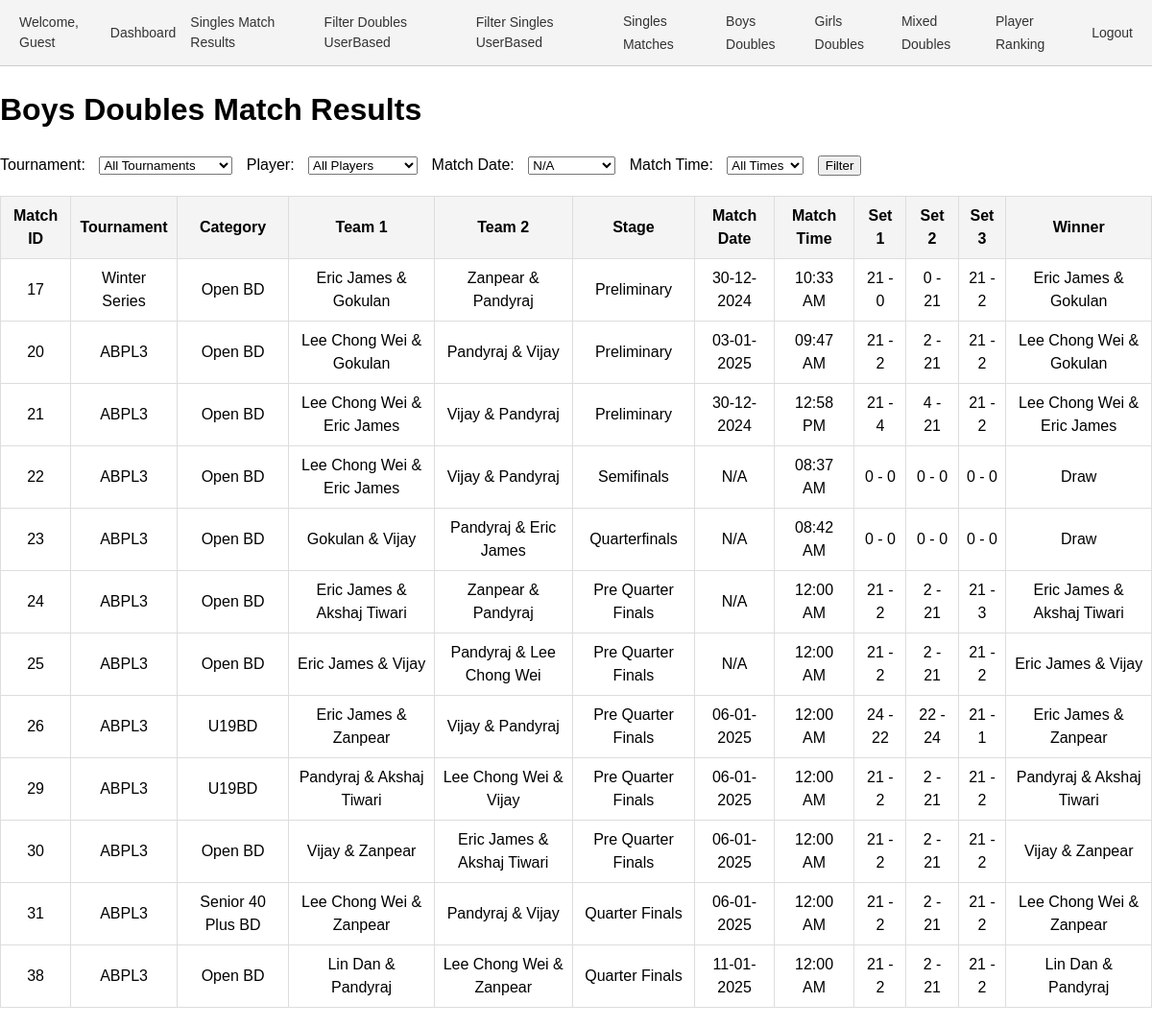
/results_bd.php, run on an earlier commit of the app's database.
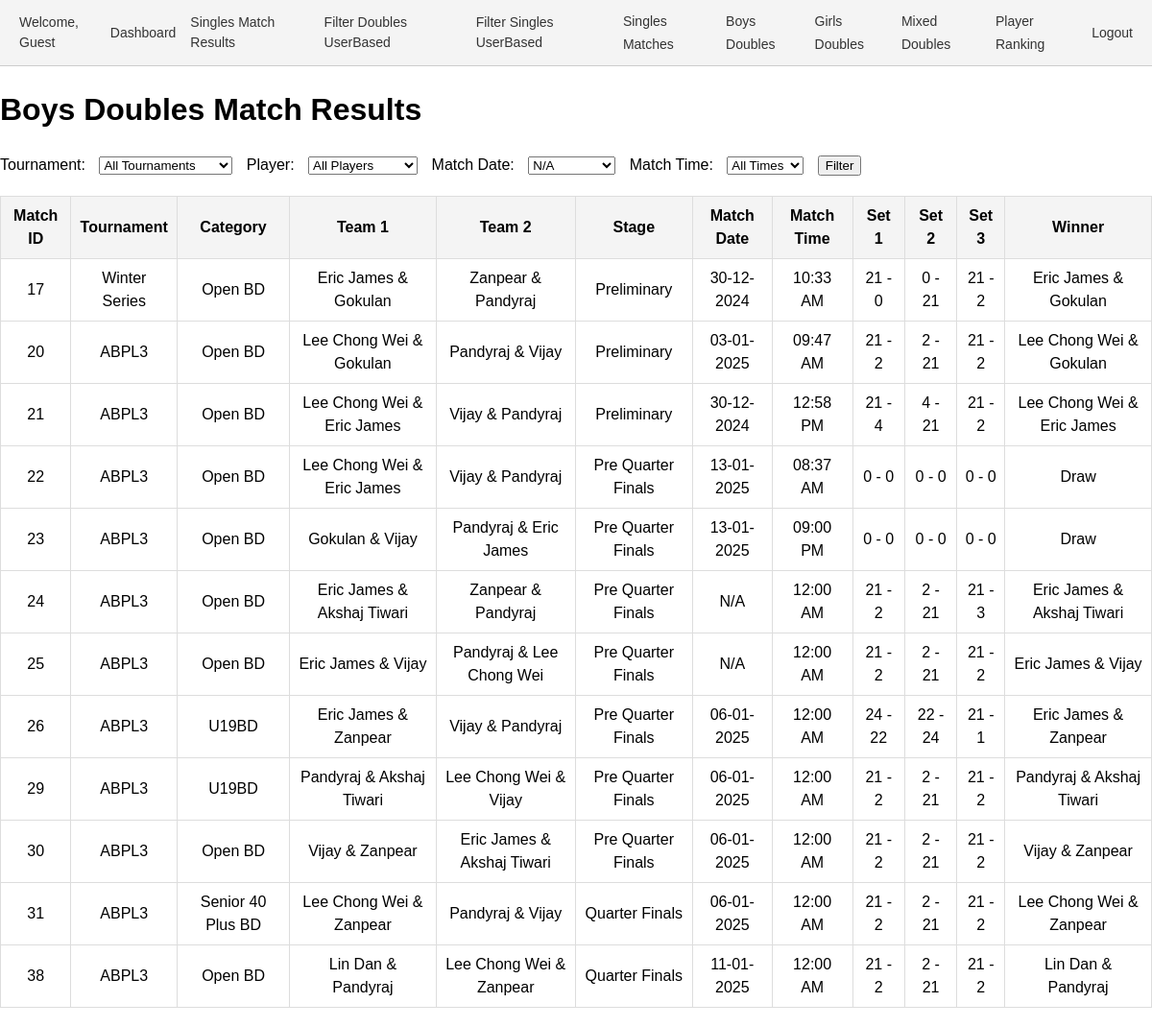
And on a later commit of the database.
### tables this page shows
CREATE TABLE `matches` (
  `id` int(11) NOT NULL,
  `tournament_id` int(11) NOT NULL,
  `category_id` int(11) NOT NULL,
  `pool` enum('A','B') DEFAULT NULL,
  `player1_id` int(11) DEFAULT NULL,
  `player2_id` int(11) DEFAULT NULL,
  `pre_quarter` tinyint(1) DEFAULT 0,
  `quarter` tinyint(1) DEFAULT 0,
  `semi` tinyint(1) DEFAULT 0,
  `final` tinyint(1) DEFAULT 0,
  `set1_player1_points` int(11) DEFAULT 0,
  `set1_player2_points` int(11) DEFAULT 0,
  `set2_player1_points` int(11) DEFAULT 0,
  `set2_player2_points` int(11) DEFAULT 0,
  `set3_player1_points` int(11) DEFAULT 0,
  `set3_player2_points` int(11) DEFAULT 0,
  `created_by` int(11) DEFAULT NULL,
  `stage` varchar(22) NOT NULL,
  `match_date` date DEFAULT NULL,
  `match_time` varchar(255) NOT NULL,
  `date` date DEFAULT NULL,
  `team1_player1_id` int(11) NOT NULL DEFAULT 0,
  `team1_player2_id` int(11) NOT NULL DEFAULT 0,
  `team2_player1_id` int(11) DEFAULT 0,
  `team2_player2_id` int(11) DEFAULT 0,
  `set1_team1_points` int(11) NOT NULL DEFAULT 0,
  `set1_team2_points` int(11) DEFAULT 0,
  `set2_team1_points` int(11) DEFAULT 0,
  `set2_team2_points` int(11) DEFAULT 0,
  `set3_team1_points` int(11) DEFAULT 0,
  `set3_team2_points` int(11) DEFAULT 0,
  `player3_id` int(11) DEFAULT NULL,
  `player4_id` int(11) DEFAULT NULL,
  `deleted_at` datetime DEFAULT NULL
);

CREATE TABLE `tournaments` (
  `id` int(11) NOT NULL,
  `name` varchar(255) NOT NULL,
  `created_by` int(11) DEFAULT NULL,
  `year` int(11) NOT NULL DEFAULT year(curdate()),
  `moderated_by` int(11) DEFAULT NULL
);

CREATE TABLE `categories` (
  `id` int(11) NOT NULL,
  `name` varchar(255) NOT NULL,
  `created_by` int(11) NOT NULL,
  `age_group` varchar(255) DEFAULT NULL,
  `sex` varchar(10) DEFAULT NULL,
  `type` enum('singles','doubles','mixed doubles') DEFAULT 'singles',
  `tournament_id` int(11) NOT NULL
);

### results_bd.php (the view, shortened to what this page needs)
<?php include 'header.php'; ?>
<?php
require_once 'conn.php';
$conn = new mysqli($servername, $username, $password, $dbname);
$match_date = $_GET['match_date'] ?? '';
$dates = $conn->query("SELECT DISTINCT match_date FROM matches ORDER BY match_date");
$query = "
    SELECT
        m.id AS match_id,
        t.name AS tournament_name,
        c.name AS category_name,
        c.type AS category_type, /* Singles, Doubles, or Mixed Doubles */
        p1.name AS team1_player1_name,
        p2.name AS team1_player2_name,
        p3.name AS team2_player1_name,
        p4.name AS team2_player2_name,
        m.stage,
        m.match_date,
        m.match_time,
        m.set1_team1_points,
        m.set1_team2_points,
        m.set2_team1_points,
        m.set2_team2_points,
        m.set3_team1_points,
        m.set3_team2_points
    FROM matches m
    INNER JOIN tournaments t ON m.tournament_id = t.id
    INNER JOIN categories c ON m.category_id = c.id
    LEFT JOIN players p1 ON m.team1_player1_id = p1.id
    LEFT JOIN players p2 ON m.team1_player2_id = p2.id
    LEFT JOIN players p3 ON m.team2_player1_id = p3.id
    LEFT JOIN players p4 ON m.team2_player2_id = p4.id
    WHERE c.type = 'doubles' AND c.sex = 'M' /* Filter only doubles and male categories */
";
$query .= " ORDER BY m.id";
$result = $conn->query($query);
?>
<!DOCTYPE html>
<html lang="en">
<head>
</head>
<body>
    <h1>Boys Doubles Match Results</h1>
    <form method="get">
        <label for="tournament_id">Tournament:</label>
        <select name="tournament_id" id="tournament_id">
            <option value="">All Tournaments</option>
        </select>
        <label for="player_id">Player:</label>
        <select name="player_id" id="player_id">
            <option value="">All Players</option>
        </select>
        <label for="match_date">Match Date:</label>
        <select name="match_date" id="match_date">
            <?php while ($row = $dates->fetch_assoc()): ?>
                <option value="<?= $row['match_date'] ?>" <?= $match_date == $row['match_date'] ? 'selected' : '' ?>>
                    <?= $row['match_date'] ? date("d-m-Y", strtotime($row['match_date'])) : 'N/A' ?>
                </option>
            <?php endwhile; ?>
        </select>
        <label for="datetime">Match Time:</label>
        <select name="datetime" id="datetime">
            <option value="">All Times</option>
        </select>
        <button type="submit">Filter</button>
    </form>
    <?php if ($result->num_rows > 0): ?>
        <table>
            <tr>
                <th>Match ID</th>
                <th>Tournament</th>
                <th>Category</th>
                <th>Team 1</th>
                <th>Team 2</th>
                <th>Stage</th>
                <th>Match Date</th>
                <th>Match Time</th>
                <th>Set 1</th>
                <th>Set 2</th>
                <th>Set 3</th>
                <th>Winner</th>
            </tr>
            <?php while ($row = $result->fetch_assoc()):
                $team1 = $row['team1_player1_name'] . " & " . $row['team1_player2_name'];
                $team2 = $row['team2_player1_name'] . " & " . $row['team2_player2_name'];
                $team1_total = $row['set1_team1_points'] + $row['set2_team1_points'] + $row['set3_team1_points'];
                $team2_total = $row['set1_team2_points'] + $row['set2_team2_points'] + $row['set3_team2_points'];
                $winner = $team1_total > $team2_total ? $team1 : ($team1_total < $team2_total ? $team2 : 'Draw');
            ?>
                <tr>
                    <td><?= $row['match_id'] ?></td>
                    <td><?= $row['tournament_name'] ?></td>
                    <td><?= $row['category_name'] ?></td>
                    <td><?= $team1 ?></td>
                    <td><?= $team2 ?></td>
                    <td><?= $row['stage'] ?></td>
                    <td><?= $row['match_date'] ? date("d-m-Y", strtotime($row['match_date'])) : 'N/A' ?></td>
                    <td><?= $row['match_time'] ? date("h:i A", strtotime($row['match_time'])) : 'N/A' ?></td>
                    <td><?= $row['set1_team1_points'] . ' - ' . $row['set1_team2_points'] ?></td>
                    <td><?= $row['set2_team1_points'] . ' - ' . $row['set2_team2_points'] ?></td>
                    <td><?= $row['set3_team1_points'] . ' - ' . $row['set3_team2_points'] ?></td>
                    <td><?= $winner ?></td>
                </tr>
            <?php endwhile; ?>
        </table>
    <?php else: ?>
        <p>No matches found for the selected filters.</p>
    <?php endif; ?>
</body>
</html>

What changed in the data, as far as the page shows it:
changed matches "08:37 AM": stage "Semifinals" → "Pre Quarter Finals"; match_date (not shown) → "13-01-2025"; no longer shows "N/A"
changed matches id 23: stage "Quarterfinals" → "Pre Quarter Finals"; match_date (not shown) → "13-01-2025"; match_time "08:42 AM" → "09:00 PM"; no longer shows "N/A"
